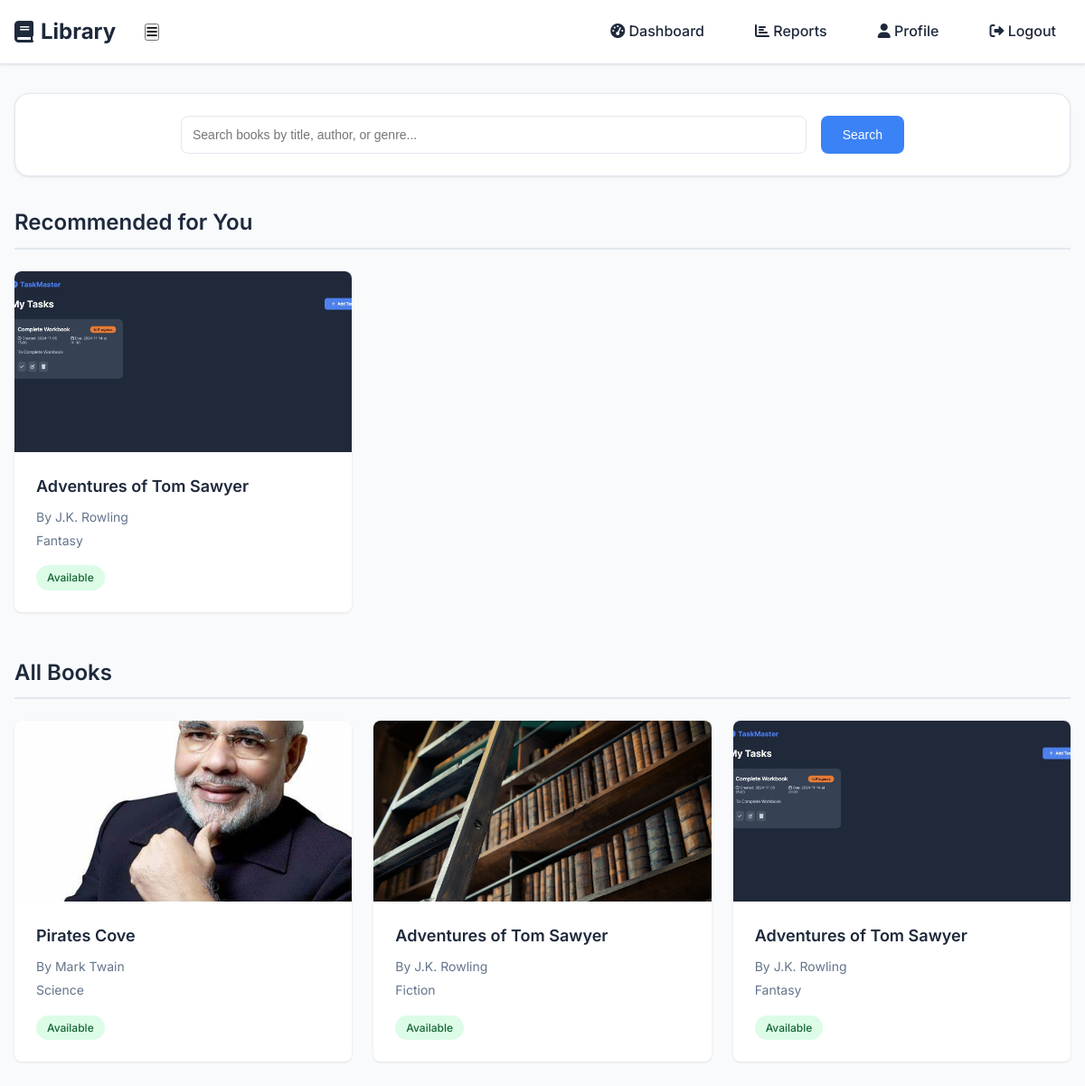
Page /catalog/books/ (signed in) on the committed database.
### catalog/models.py (models this page shows, shortened)
class Book(models.Model):
    title = models.CharField(max_length=200)
    author = models.CharField(max_length=200)
    isbn = models.CharField(max_length=13, unique=True)
    genre = models.CharField(max_length=100)
    description = models.TextField()
    cover_image = models.ImageField(upload_to='covers/', null=True, blank=True)
    pdf_file = models.FileField(upload_to='books/')
    total_copies = models.PositiveIntegerField(default=1)
    available_copies = models.PositiveIntegerField(default=1)
    created_at = models.DateTimeField(auto_now_add=True)
    updated_at = models.DateTimeField(auto_now=True)
    class Meta:
        verbose_name = 'Book'
        verbose_name_plural = 'Books'
    @classmethod
    def get_recommendations(cls, user, limit=5):
        user_borrowings = Borrowing.objects.filter(user=user).select_related('book')
        if not user_borrowings.exists():
            return cls.objects.filter(available_copies__gt=0).order_by('-id')[:limit]
        genres = Counter(b.book.genre for b in user_borrowings)
        authors = Counter(b.book.author for b in user_borrowings)
        favorite_genres = [genre for genre, _ in genres.most_common(3)]
        favorite_authors = [author for author, _ in authors.most_common(3)]
        borrowed_books = set(b.book.id for b in user_borrowings)
        recommendations = cls.objects.filter(
            models.Q(genre__in=favorite_genres) |
            models.Q(author__in=favorite_authors),
            available_copies__gt=0
        ).exclude(
            id__in=borrowed_books
        ).distinct()
        return recommendations[:limit]

### catalog/views.py (the view)
# urls.py: path('books/', views.book_list, name='book_list'),
@login_required
def book_list(request):
    query = request.GET.get('q', '')
    books = Book.objects.all()
    if query:
        books = books.filter(
            Q(title__icontains=query) |
            Q(author__icontains=query) |
            Q(genre__icontains=query)
        )
    recommended_books = Book.get_recommendations(request.user)
    return render(request, 'catalog/book_list.html', {
        'books': books,
        'recommended_books': recommended_books,
        'query': query,
        'now': timezone.now()
    })

### catalog/templates/catalog/book_list.html (shortened to what this page needs)
{% extends 'catalog/layout.html' %}
{% block content %}
<div class="book-list-container">
    <div class="search-section card">
        <form method="get" action="{% url 'book_list' %}" class="search-form">
            <div class="search-input">
                <input
                    type="text"
                    name="q"
                    value="{{ query }}"
                    class="form-control"
                    placeholder="Search books by title, author, or genre..."
                    autocomplete="off"
                >
                <button type="submit" class="btn btn-primary">Search</button>
            </div>
        </form>
    </div>
    {% if recommended_books %}
    <section class="recommendations-section">
        <h2 class="section-title">Recommended for You</h2>
        <div class="books-grid">
            {% for book in recommended_books %}
            <article class="book-card">
                <div class="book-cover">
                </div>
                <div class="book-info">
                    <h3>{{ book.title }}</h3>
                    <p class="author">By {{ book.author }}</p>
                    <p class="genre">{{ book.genre }}</p>
                    <div class="book-status">
                        {% if book.available_copies > 0 %}
                            <span class="status-badge available">Available</span>
                        {% else %}
                            <span class="status-badge borrowed">Borrowed</span>
                        {% endif %}
                    </div>
                </div>
            </article>
            {% endfor %}
        </div>
    </section>
    {% endif %}
    <section class="all-books-section">
        <h2 class="section-title">All Books</h2>
        <div class="books-grid">
            {% for book in books %}
            <article class="book-card">
                <div class="book-cover">
                </div>
                <div class="book-info">
                    <h3>{{ book.title }}</h3>
                    <p class="author">By {{ book.author }}</p>
                    <p class="genre">{{ book.genre }}</p>
                    <div class="book-status">
                        {% if book.available_copies > 0 %}
                            <span class="status-badge available">Available</span>
                        {% else %}
                            <span class="status-badge borrowed">Borrowed</span>
                        {% endif %}
                    </div>
                </div>
            </article>
            {% empty %}
            <div class="no-results">
                <div class="no-results-icon">🔍</div>
                <p>No books found matching your search.</p>
                <a href="{% url 'book_list' %}" class="btn btn-secondary">Clear Search</a>
            </div>
            {% endfor %}
        </div>
    </section>
</div>
{% endblock %}

### catalog/templates/catalog/layout.html (style rules this page uses)
:root { --primary-light: #3b82f6; --primary-dark: #2563eb; --secondary-light: #64748b; --bg-light: #f8fafc; --text-light: #1e293b; --border-light: #e2e8f0; --primary-dark-theme: #60a5fa; --secondary-dark-theme: #94a3b8; --bg-dark: #0f172a; --bg-dark-secondary: #1e293b; --text-dark: #e2e8f0; --border-dark: #334155; --shadow: 0 1px 3px rgba(0,0,0,0.1); --shadow-lg: 0 4px 6px -1px rgba(0,0,0,0.1); --radius: 0.5rem; --radius-lg: 1rem; --transition: all 0.2s ease; }
@media (prefers-color-scheme: light) { :root { --primary: var(--primary-light); --secondary: var(--secondary-light); --bg: var(--bg-light); --bg-secondary: white; --text: var(--text-light); --border: var(--border-light); } }
* { margin: 0; padding: 0; box-sizing: border-box; }
body { font-family: 'Inter', system-ui, -apple-system, sans-serif; line-height: 1.6; background: var(--bg); color: var(--text); min-height: 100vh; display: flex; flex-direction: column; transition: var(--transition); }
.card { background: var(--bg-secondary); border-radius: var(--radius-lg); box-shadow: var(--shadow); padding: 1.5rem; margin-bottom: 1.5rem; border: 1px solid var(--border); transition: var(--transition); }
.btn { display: inline-flex; align-items: center; gap: 0.5rem; padding: 0.75rem 1.5rem; border-radius: var(--radius); font-weight: 500; text-decoration: none; transition: var(--transition); border: none; cursor: pointer; font-size: 0.875rem; }
.btn-primary { background: var(--primary); color: white; }
.form-control { width: 100%; padding: 0.75rem; border: 1px solid var(--border); border-radius: var(--radius); font-size: 0.875rem; transition: var(--transition); background: var(--bg-secondary); color: var(--text); }
.status-badge { display: inline-flex; align-items: center; padding: 0.25rem 0.75rem; border-radius: 9999px; font-size: 0.75rem; font-weight: 500; }
.status-badge.available { background: #dcfce7; color: #166534; }

### catalog/templates/catalog/book_list.html (style rules this page uses)
.book-list-container { animation: fadeIn 0.5s ease-out; }
.search-section { margin-bottom: 2rem; }
.search-form { max-width: 800px; margin: 0 auto; }
.search-input { display: flex; gap: 1rem; }
.section-title { font-size: 1.5rem; font-weight: 600; color: var(--dark); margin-bottom: 1.5rem; padding-bottom: 0.5rem; border-bottom: 2px solid var(--border); }
.books-grid { display: grid; grid-template-columns: repeat(auto-fill, minmax(280px, 1fr)); gap: 1.5rem; margin-bottom: 3rem; }
.book-card { background: white; border-radius: var(--radius); overflow: hidden; transition: var(--transition); box-shadow: var(--shadow); height: 100%; display: flex; flex-direction: column; }
.book-cover { position: relative; height: 200px; overflow: hidden; }
.book-info { padding: 1.5rem; flex: 1; display: flex; flex-direction: column; }
.book-info h3 { font-size: 1.125rem; font-weight: 600; margin-bottom: 0.5rem; color: var(--dark); }
.author { color: var(--secondary); font-size: 0.875rem; margin-bottom: 0.25rem; }
.genre { color: var(--secondary); font-size: 0.875rem; margin-bottom: 1rem; }
.book-status { margin-top: auto; }

### rows in the picture
Book: title "Adventures of Tom Sawyer", author "J.K. Rowling", genre "Fantasy", available_copies "Available"
Book: title "Pirates Cove", author "Mark Twain", genre "Science", available_copies "Available"
Book: title "Adventures of Tom Sawyer", author "J.K. Rowling", genre "Fiction", available_copies "Available"
